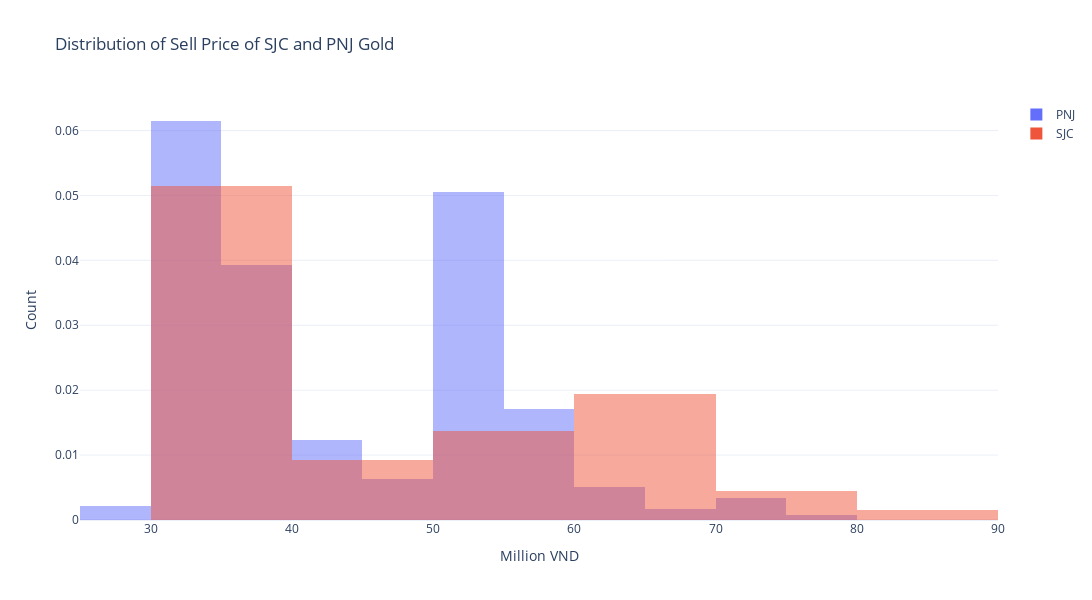

The notebook cell this image was saved under:
### Markdown cell above
## Find the gold price range with the highest probability of occurrence

### Code cell
fig = go.Figure()
fig.add_trace(go.Histogram(x=df_pnj['sell'],name='PNJ',nbinsx=10,histnorm='probability density'))
fig.add_trace(go.Histogram(x=df_sjc['sell'],name='SJC',nbinsx=10,histnorm='probability density'))
# The two histograms are drawn on top of another
fig.update_layout(
    barmode='overlay',
    title='Distribution of Sell Price of SJC and PNJ Gold',
    xaxis_title='Million VND',
    yaxis_title='Count',
    template='plotly_white',
    width=1200,  # Set the width of the plot
    height=600   # Set the height of the plot
)
fig.update_traces(overwrite=True, marker={"opacity": 0.5}) 
fig.show()

### Figure 1 — Plotly figure (JSON) as saved in the notebook; plotly's stock layout.template omitted (floating-point values rounded to 4 significant figures; data arrays with more than 128 entries replaced by an {"elided": "..."} marker saying what was removed)
{"data": [{"histnorm": "probability density", "marker": {"opacity": 0.5}, "name": "PNJ", "nbinsx": 10, "type": "histogram", "x": {"elided": "3042 float values"}}, {"histnorm": "probability density", "marker": {"opacity": 0.5}, "name": "SJC", "nbinsx": 10, "type": "histogram", "x": {"elided": "3042 float values"}}], "layout": {"barmode": "overlay", "height": 600, "title": {"text": "Distribution of Sell Price of SJC and PNJ Gold"}, "width": 1200, "xaxis": {"autorange": true, "range": [25, 90], "title": {"text": "Million VND"}, "type": "linear"}, "yaxis": {"autorange": true, "range": [0, 0.06471], "title": {"text": "Count"}}}}
